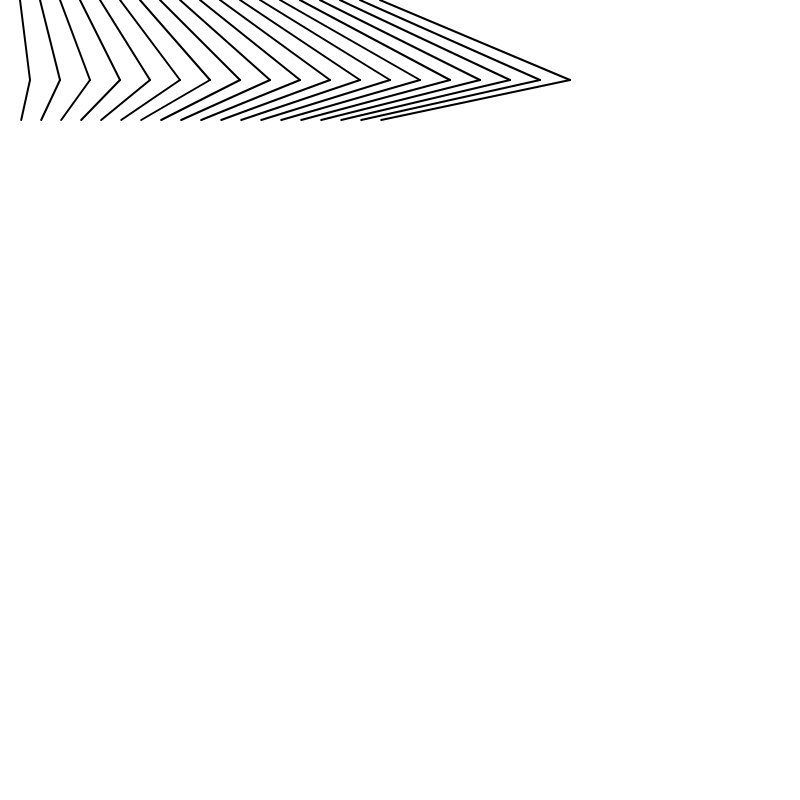
Frame 1 (no input)
Frame 60 (no input): identical to frame 1, image omitted
Frame 120 (the mouse pressed at the canvas centre since frame 60): identical to frame 1, image omitted

The p5.js sketch that drew this single still picture (run headless with seeded random() and noise() and a simulated clock; from frame 60 on, the mouse is pressed at the canvas centre):

// p5.js sketch
// ── sketch.js
/*
note: 
use for loop to make repetation

*/

function setup() {
  createCanvas(800, 800);
  strokeWeight(2);
}

function draw() {
  background(255);  
  for (var i = 20; i < 400; i+=20){
    line(i, 0, i+ i/2, 80);
    line(i+i/2, 80, i+1.2, 120);
  }
}
